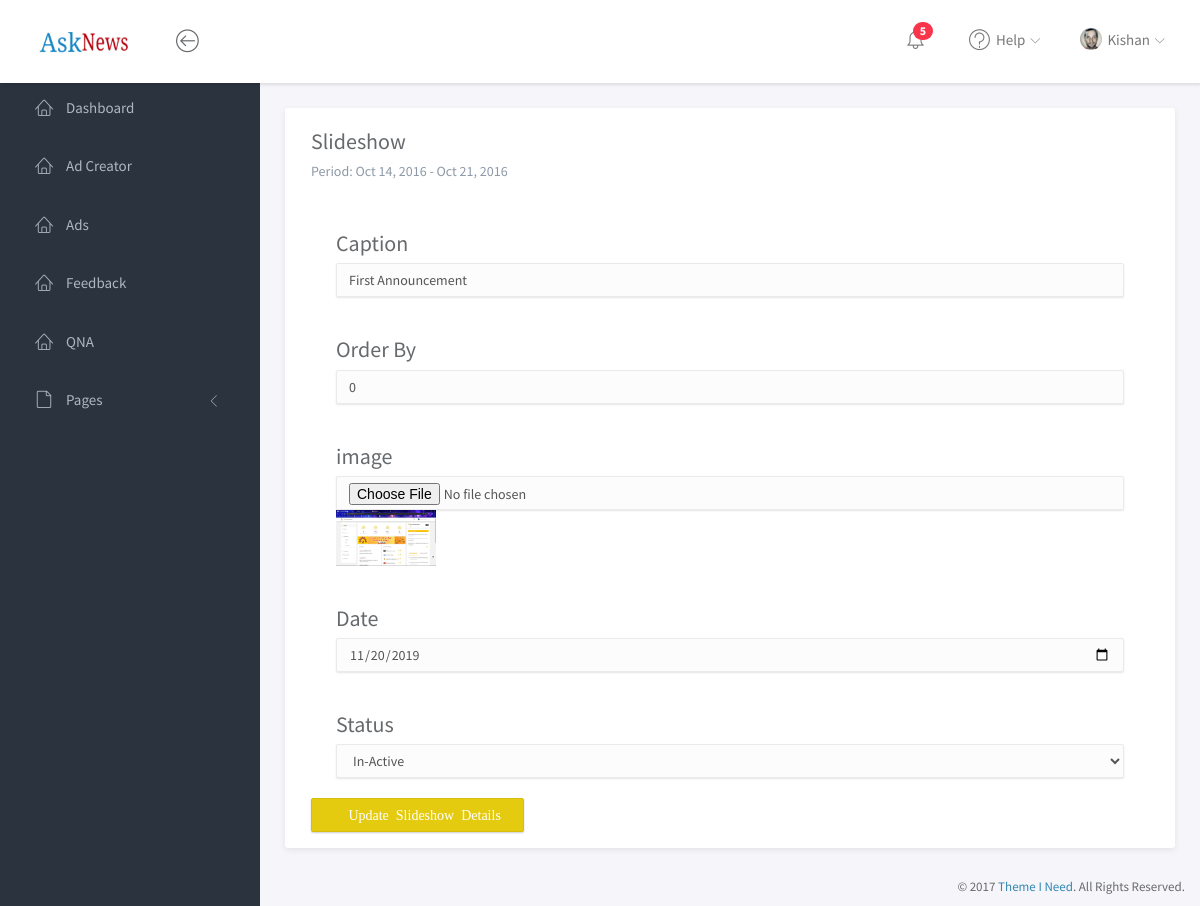
Screenshot of /Sub_Admin/slideshow.php?edit=10 (signed in) with the database file from the repository.
### tables this page shows
CREATE TABLE `tbl_module_user` (
  `id` int(5) NOT NULL,
  `user_name` varchar(30) NOT NULL,
  `image` varchar(30) NOT NULL,
  `first_name` varchar(30) NOT NULL,
  `last_name` varchar(30) NOT NULL,
  `email` varchar(50) NOT NULL,
  `password` text NOT NULL,
  `date` timestamp NOT NULL DEFAULT CURRENT_TIMESTAMP ON UPDATE CURRENT_TIMESTAMP,
  `status` tinyint(1) NOT NULL DEFAULT '1',
  `role` tinyint(1) NOT NULL DEFAULT '1'
);

CREATE TABLE `tbl_slideshow` (
  `id` int(5) NOT NULL,
  `image` varchar(100) NOT NULL,
  `caption` varchar(255) NOT NULL,
  `orderby` int(3) NOT NULL,
  `c_date` date NOT NULL,
  `date` timestamp NOT NULL DEFAULT CURRENT_TIMESTAMP ON UPDATE CURRENT_TIMESTAMP,
  `status` tinyint(1) NOT NULL DEFAULT '1'
);

### Sub_Admin/engine/engine.php (called while the page is built, shortened)
<?php
  $sql="SELECT * FROM `tbl_module_user` WHERE `user_name`='$ses' ";
  $qry=mysqli_query($con,$sql);
  $data=mysqli_fetch_array($qry);
if(isset($_GET['edit'])){
	$id1=$_GET['edit'];
	$sql="SELECT * FROM tbl_$type WHERE id='$id1'";
	$query=mysqli_query($con,$sql);
  $editData=mysqli_fetch_assoc($query);
  }
?>

### Sub_Admin/Manager/slideshow/form.php (the view, shortened to what this page needs)
<form method="post" action="<?php echo $_SERVER['PHP_SELF'];?>" enctype="multipart/form-data">
<div class="panel-heading">
	<h3 class="panel-title">Caption</h3>
	<input type="text" class="form-control" id="caption" name="caption" placeholder="Text field" value="<?php echo isset($editData)?$editData['caption']:"";?>" required>
</div>
<div class="panel-heading">
	<h3 class="panel-title">Order By</h3>
	<input type="text" class="form-control" id="orderby" name="orderby" placeholder="Text field" value="<?php echo isset($editData)?$editData['orderby']:"";?>" required>
</div>
<div class="panel-heading">
	<h3 class="panel-title">image</h3>
	<input type="file" class="form-control" id="image" name="image" placeholder="Text field" value="<?php echo isset($editData)?$editData['image']:"";?>">
        <?php
        if(isset($editData)){
			if(file_exists($imgPath.$editData['image']) && !empty($editData['image'])){
				?>
				<img src="<?php echo $imgPath.$editData['image']; ?>" width="100"/>
				<?php
				}else echo "No Image found.";
				?>
                <?php
			}
		?>
</div>
<div class="panel-heading">
	<h3 class="panel-title">Date</h3>
	<input type="date" class="form-control" id="date" name="dat" placeholder="Text field" value="<?php echo isset($editData)?$editData['c_date']:"";?>">
</div>
<div class="panel-heading">
	<h3 class="panel-title">Status</h3>
	<select class="form-control" name="status">
	<?php
		$inactive='';
		if(isset($editData)){
			if(!$editData['status']){
		$inactive='selected="selected"';
				}
			}
		?>
										<option value="0" <?php echo $inactive; ?>>In-Active</option>
									</select>
</div>
<?php
    if(isset($editData)){
	?>
	<button type="submit" class="btn btn-warning" name="u_<?php echo $type;?>"><i class="fa fa-plus-square"> Update &nbsp;<?php echo ucfirst($type);?> &nbsp;Details</i></button>
      <?php
	}else{
	  ?>
<button type="submit" class="btn btn-success" name="c_<?php echo $type;?>"><i class="fa fa-plus-square"> Create <?php echo ucfirst($type);?></i></button>
<?php
	}
	  ?>
</form>

### Sub_Admin/Includes/header.php (shortened to what this page needs)
<?php
include "../Super_Admin/includes/dbconfig.php";
$ses="";
	if(isset($_SESSION['newAdSub-AdminLogin'])||isset($_SESSION['newNewsSub-AdminLogin'])){
	if(isset($_SESSION['newAdSub-AdminLogin'])){
		$ses=$_SESSION['newAdSub-AdminLogin'];
	}else{
		$ses=$_SESSION['newNewsSub-AdminLogin'];
	}
    }
    else{
        header ("location: login.php");
    }
	include "engine/engine.php";
?>
<!doctype html>
<html lang="en">
<head>
	<link rel="stylesheet" href="assets/vendor/bootstrap/css/bootstrap.min.css">
	<link rel="stylesheet" href="assets/vendor/font-awesome/css/font-awesome.min.css">
	<link rel="stylesheet" href="assets/vendor/linearicons/style.css">
	<link rel="stylesheet" href="assets/vendor/toastr/toastr.min.css">
	<link rel="stylesheet" href="assets/css/main.css">
	<link rel="stylesheet" href="assets/css/demo.css">
</head>
<body>
	<div id="wrapper">
		<nav class="navbar navbar-default navbar-fixed-top">
			<div class="brand" >
				<a href="index.html"><img src="assets/img/logo-dark.png" style="height:21px;width:90px;"  ></a>
			</div>
			<div class="container-fluid">
				<div class="navbar-btn">
					<button type="button" class="btn-toggle-fullwidth"><i class="lnr lnr-arrow-left-circle"></i></button>
				</div>
				<div id="navbar-menu">
					<ul class="nav navbar-nav navbar-right">
						<li class="dropdown">
							<a href="#" class="dropdown-toggle icon-menu" data-toggle="dropdown">
								<i class="lnr lnr-alarm"></i>
								<span class="badge bg-danger">5</span>
							</a>
						</li>
						<li class="dropdown">
							<a href="#" class="dropdown-toggle" data-toggle="dropdown"><i class="lnr lnr-question-circle"></i> <span>Help</span> <i class="icon-submenu lnr lnr-chevron-down"></i></a>
						</li>
						<li class="dropdown">
							<a href="#" class="dropdown-toggle" data-toggle="dropdown"><img src="assets/img/user.png" class="img-circle" alt="Avatar"> <span><?php echo $data['user_name'];?></span> <i class="icon-submenu lnr lnr-chevron-down"></i></a>
						</li>
					</ul>
				</div>
			</div>
		</nav>
		<div id="sidebar-nav" class="sidebar">
			<div class="sidebar-scroll">
				<nav>
					<ul class="nav">
					<li><a href="index.php" <?php echo $type == "index"?'class="active"':'';?>><i class="lnr lnr-home"></i> <span>Dashboard</span></a></li>
					<?php
					if($_SESSION['role']==0){
					?>
					<li><a href="content_creator.php" <?php echo $type == "content_creator"?'class="active"':'';?>><i class="lnr lnr-home"></i> <span>Content Creator</span></a></li>
					<li><a href="news.php" <?php echo $type == "news"?'class="active"':'';?>><i class="lnr lnr-home"></i> <span> News</span></a></li>
					<?php
					}else{
					?>
					<li><a href="ad_creator.php" <?php echo $type == "ad_creator"?'class="active"':'';?>><i class="lnr lnr-home"></i> <span>Ad Creator</span></a></li>
					<li><a href="ads.php" <?php echo $type == "ads"?'class="active"':'';?>><i class="lnr lnr-home"></i> <span>Ads</span></a></li>
					<li><a href="feedback.php" <?php echo $type == "feedback"?'class="active"':'';?>><i class="lnr lnr-home"></i> <span>Feedback</span></a></li>
					<li><a href="qna.php" <?php echo $type == "qna"?'class="active"':'';?>><i class="lnr lnr-home"></i> <span>QNA</span></a></li>
					<?php
					}
					?>
                        <li>
							<a href="#subPages" data-toggle="collapse" class="collapsed"><i class="lnr lnr-file-empty"></i> <span>Pages</span> <i class="icon-submenu lnr lnr-chevron-left"></i></a>
						</li>
					</ul>
				</nav>
			</div>
		</div>

### Sub_Admin/assets/css/main.css (style rules this page uses)
html { position: relative; min-height: 100%; }
body { background-color: #F3F5F8; font-family: "Source Sans Pro", sans-serif; font-size: 15px; color: #676a6d; }
a { color: #3287B2; }
#wrapper .sidebar { -webkit-transition: all 0.3s ease-in-out; -moz-transition: all 0.3s ease-in-out; -ms-transition: all 0.3s ease-in-out; -o-transition: all 0.3s ease-in-out; transition: all 0.3s ease-in-out; width: 260px; height: 100%; float: left; background-color: #2B333E; position: fixed; left: 0; }
#wrapper #sidebar-nav, #wrapper .main { padding-top: 80px; }
.navbar-default { -webkit-transition: all 0.3s ease-in-out; -moz-transition: all 0.3s ease-in-out; -ms-transition: all 0.3s ease-in-out; -o-transition: all 0.3s ease-in-out; transition: all 0.3s ease-in-out; -moz-box-shadow: 1px 2px 3px rgba(0, 0, 0, 0.1); -webkit-box-shadow: 1px 2px 3px rgba(0, 0, 0, 0.1); box-shadow: 1px 2px 3px rgba(0, 0, 0, 0.1); -webkit-border-radius: 0; -moz-border-radius: 0; border-radius: 0; padding: 0; margin: 0; border: none; background-color: #fff; }
.navbar-default .brand { float: left; padding: 30px 39px; background-color: #fff; }
.navbar-btn { float: left; padding: 16px 0; }
.navbar-btn button { font-size: 24px; padding: 4px 8px; line-height: .7; border: none; background: none; outline: none; }
.navbar-nav .icon-menu { display: inline-block; vertical-align: middle; *vertical-align: auto; *zoom: 1; *display: inline; padding-top: 28px; padding-bottom: 28px; position: relative; }
.navbar-nav .icon-menu .badge { position: absolute; top: 22px; right: 16px; }
.navbar-nav > li > a { padding: 28px 20px; }
.navbar-nav > li > a > i { font-size: 22px; margin-right: 2px; vertical-align: middle; }
.navbar-nav > li > a > i.icon-submenu { margin-left: 2px; margin-right: 0; font-size: 10px; position: relative; top: 2px; }
.navbar-nav > li > a > span { position: relative; top: 2px; }
.navbar-nav > li > a img { width: 22px; margin-right: 2px; }
@media screen and (min-width: 768px) { .navbar-nav.navbar-right { margin-right: 0; } }
.sidebar { z-index: 9; }
.sidebar .nav > li > a { padding: 18px 30px; color: #AEB7C2; border-left: 5px solid transparent; }
.sidebar .nav > li > a[data-toggle="collapse"] .icon-submenu { display: inline-block; vertical-align: middle; *vertical-align: auto; *zoom: 1; *display: inline; -webkit-transition: all 0.2s ease-out; -moz-transition: all 0.2s ease-out; -ms-transition: all 0.2s ease-out; -o-transition: all 0.2s ease-out; transition: all 0.2s ease-out; float: right; position: relative; top: 5px; font-size: 12px; line-height: 1.1; -moz-transform: rotate(-90deg); -ms-transform: rotate(-90deg); -webkit-transform: rotate(-90deg); transform: rotate(-90deg); }
.sidebar .nav > li > a[data-toggle="collapse"].collapsed .icon-submenu { -moz-transform: rotate(0deg); -ms-transform: rotate(0deg); -webkit-transform: rotate(0deg); transform: rotate(0deg); }
.sidebar .nav i { margin-right: 10px; font-size: 18px; }
.sidebar .nav span { -webkit-transition: all 0.3s ease-in-out; -moz-transition: all 0.3s ease-in-out; -ms-transition: all 0.3s ease-in-out; -o-transition: all 0.3s ease-in-out; transition: all 0.3s ease-in-out; position: relative; top: -2px; }
.form-control { -moz-box-shadow: 0px 1px 2px 0 rgba(0, 0, 0, 0.1); -webkit-box-shadow: 0px 1px 2px 0 rgba(0, 0, 0, 0.1); box-shadow: 0px 1px 2px 0 rgba(0, 0, 0, 0.1); -webkit-border-radius: 2px; -moz-border-radius: 2px; border-radius: 2px; border-color: #eaeaea; background-color: #fcfcfc; }
.btn { -webkit-border-radius: 2px; -moz-border-radius: 2px; border-radius: 2px; -moz-box-shadow: 0px 1px 2px 0 rgba(0, 0, 0, 0.2); -webkit-box-shadow: 0px 1px 2px 0 rgba(0, 0, 0, 0.2); box-shadow: 0px 1px 2px 0 rgba(0, 0, 0, 0.2); padding: 6px 22px; }
.btn-warning { background-color: #e4cb10; border-color: #d6be0f; }
.panel .panel-heading, .panel .panel-body, .panel .panel-footer { padding-left: 25px; padding-right: 25px; }
.panel .panel-heading { padding-top: 20px; padding-bottom: 20px; position: relative; }
.panel .panel-heading .panel-title { margin: 0; font-size: 18px; font-weight: 300; }
.panel.panel-headline .panel-heading { border-bottom: none; }
.panel.panel-headline .panel-heading .panel-title { margin-bottom: 8px; font-size: 22px; font-weight: normal; }
.bg-danger { background-color: #F9354C; }

### rows the page displays
tbl_module_user: user_name "Kishan"
tbl_slideshow: caption "First Announcement", orderby "0", image (picture), dat "11/20/2019"

### other values shown
$type "Slideshow"
